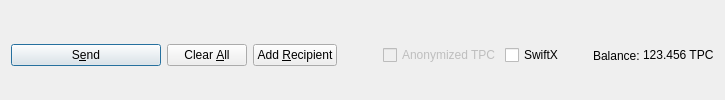
         <widget class="QFrame" name="frame_Send">
          <layout class="QHBoxLayout" name="horizontalLayout">
           <property name="bottomMargin">
            <number>0</number>
           </property>
           <item>
            <widget class="QPushButton" name="sendButton">
             <property name="minimumSize">
              <size>
               <width>150</width>
               <height>0</height>
              </size>
             </property>
             <property name="toolTip">
              <string>Confirm the send action</string>
             </property>
             <property name="text">
              <string>S&amp;end</string>
             </property>
             <property name="icon">
              <iconset resource="../tpc.qrc">
               <normaloff>:/icons/send</normaloff>:/icons/send</iconset>
             </property>
             <property name="autoDefault">
              <bool>false</bool>
             </property>
             <property name="default">
              <bool>true</bool>
             </property>
            </widget>
           </item>
           <item>
            <widget class="QPushButton" name="clearButton">
             <property name="sizePolicy">
              <sizepolicy hsizetype="Minimum" vsizetype="Fixed">
               <horstretch>0</horstretch>
               <verstretch>0</verstretch>
              </sizepolicy>
             </property>
             <property name="toolTip">
              <string>Clear all fields of the form.</string>
             </property>
             <property name="text">
              <string>Clear &amp;All</string>
             </property>
             <property name="icon">
              <iconset resource="../tpc.qrc">
               <normaloff>:/icons/remove</normaloff>:/icons/remove</iconset>
             </property>
             <property name="autoDefault">
              <bool>false</bool>
             </property>
            </widget>
           </item>
           <item>
            <widget class="QPushButton" name="addButton">
             <property name="toolTip">
              <string>Send to multiple recipients at once</string>
             </property>
             <property name="text">
              <string>Add &amp;Recipient</string>
             </property>
             <property name="icon">
              <iconset resource="../tpc.qrc">
               <normaloff>:/icons/add</normaloff>:/icons/add</iconset>
             </property>
             <property name="autoDefault">
              <bool>false</bool>
             </property>
            </widget>
           </item>
           <item>
            <spacer name="horizontalSpacer">
             <property name="orientation">
              <enum>Qt::Horizontal</enum>
             </property>
             <property name="sizeHint" stdset="0">
              <size>
               <width>40</width>
               <height>20</height>
              </size>
             </property>
            </spacer>
           </item>
           <item>
            <layout class="QHBoxLayout" name="horizontalLayout_2">
             <property name="spacing">
              <number>3</number>
             </property>
             <item>
              <widget class="QCheckBox" name="checkzTPC">
               <property name="enabled">
                <bool>false</bool>
               </property>
               <property name="text">
                <string>Anonymized TPC</string>
               </property>
              </widget>
             </item>
             <item>
              <widget class="QCheckBox" name="checkSwiftTX">
               <property name="enabled">
                <bool>true</bool>
               </property>
               <property name="minimumSize">
                <size>
                 <width>85</width>
                 <height>0</height>
                </size>
               </property>
               <property name="text">
                <string>SwiftX</string>
               </property>
              </widget>
             </item>
             <item>
              <widget class="QLabel" name="label">
               <property name="text">
                <string>Balance:</string>
               </property>
              </widget>
             </item>
             <item>
              <widget class="QLabel" name="labelBalance">
               <property name="sizePolicy">
                <sizepolicy hsizetype="Preferred" vsizetype="Fixed">
                 <horstretch>0</horstretch>
                 <verstretch>0</verstretch>
                </sizepolicy>
               </property>
               <property name="cursor">
                <cursorShape>IBeamCursor</cursorShape>
               </property>
               <property name="text">
                <string notr="true">123.456 TPC</string>
               </property>
               <property name="textInteractionFlags">
                <set>Qt::LinksAccessibleByMouse|Qt::TextSelectableByKeyboard|Qt::TextSelectableByMouse</set>
               </property>
              </widget>
             </item>
            </layout>
           </item>
          </layout>
         </widget>
